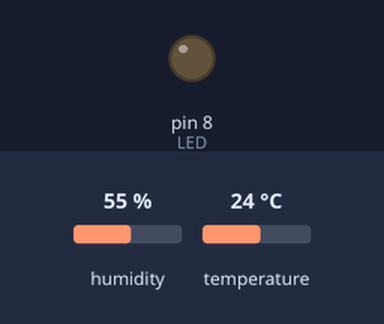
Simulated run of this sketch. Board: Arduino Uno, built with avr-gcc and run on an emulated ATmega328P. On the bench: output pins drawn as LEDs (lit = HIGH). Inputs (shaded band) come from the test bench; at power-on: temperature 24 °C, humidity 55 %. What the sketch prints to the serial monitor is not drawn.

Above: at 0.08 s.
At 3.0 s:
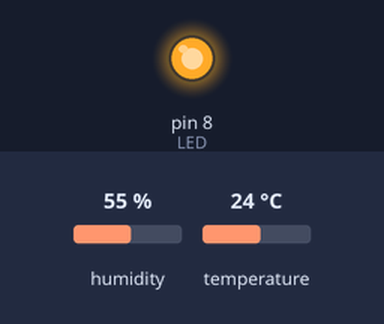
3.1 s: temperature set to 28 °C
9.3 s: humidity set to 88 %
Timing chart, 0 to 12.3 s (numbered marks = the images above; inputs shaded):
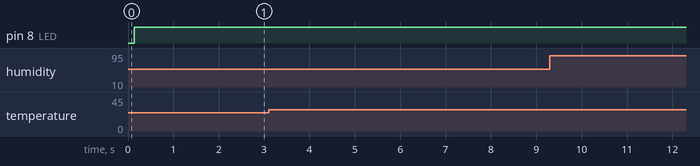

Measured:
- after the input at 3.1 s, every drawn part: stays the same
- after the input at 9.3 s, every drawn part: stays the same

The sketch:

DHT11_M_.ino
```cpp
// Example testing sketch for various DHT humidity/temperature sensors
// Written by ladyada, public domain

#include "DHT.h"

#define DHTPIN 7    // what digital pin we're connected to
#define LED 8

#define DHTTYPE DHT11   // DHT 11
DHT dht(DHTPIN, DHTTYPE);

void setup() {
  Serial.begin(9600);
  Serial.println("DHTxx test!");
  pinMode(LED, OUTPUT);    // sets the digital pin 3 as output
  dht.begin();
}

void loop() {
  // Wait a few seconds between measurements.
  delay(100);

  // Reading temperature or humidity takes about 250 milliseconds!
  // Sensor readings may also be up to 2 seconds 'old' (its a very slow sensor)
  float h = dht.readHumidity();
  // Read temperature as Celsius (the default)
  float t = dht.readTemperature();
  // Read temperature as Fahrenheit (isFahrenheit = true)
  float f = dht.readTemperature(true);

  // Check if any reads failed and exit early (to try again).
  if (isnan(h) || isnan(t) || isnan(f)) {
    Serial.println("Failed to read from DHT sensor!");
    return;
  }

  // Compute heat index in Fahrenheit (the default)
  float hif = dht.computeHeatIndex(f, h);
  // Compute heat index in Celsius (isFahreheit = false)
  float hic = dht.computeHeatIndex(t, h, false);

  Serial.print("Humidity: ");
  Serial.print(h);
  Serial.print(" %\t");
  Serial.print("  Temperature: ");
  Serial.print(t);
  Serial.print(" *C ");
  Serial.print(f);
  Serial.print(" *F\t");
  Serial.print("Heat index: ");
  Serial.print(hic);
  Serial.print(" *C ");
  Serial.print(hif);
  Serial.print(" *F");


if(t<=29){
  digitalWrite(LED, HIGH);
  Serial.println("   เปิดไฟ");
  }else{
  digitalWrite(LED, LOW);
  Serial.println("   ปิดไฟ");
    }

}
```
